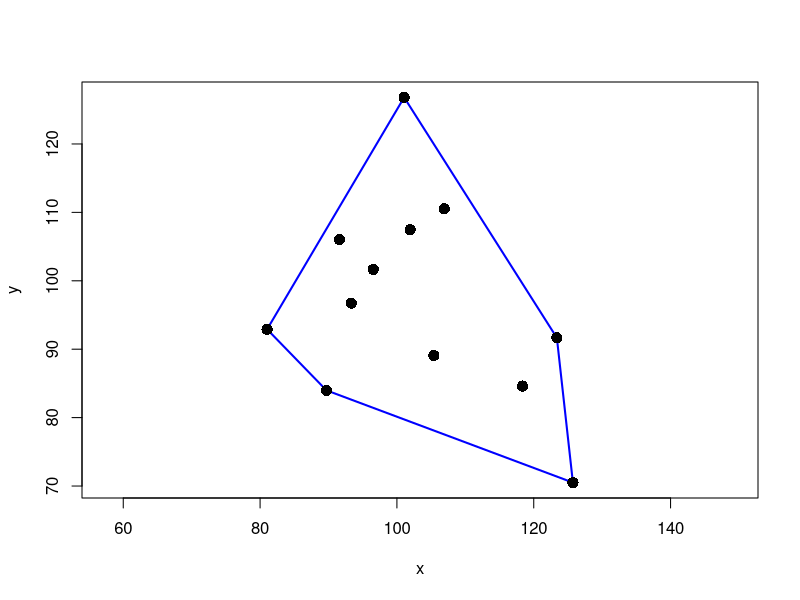
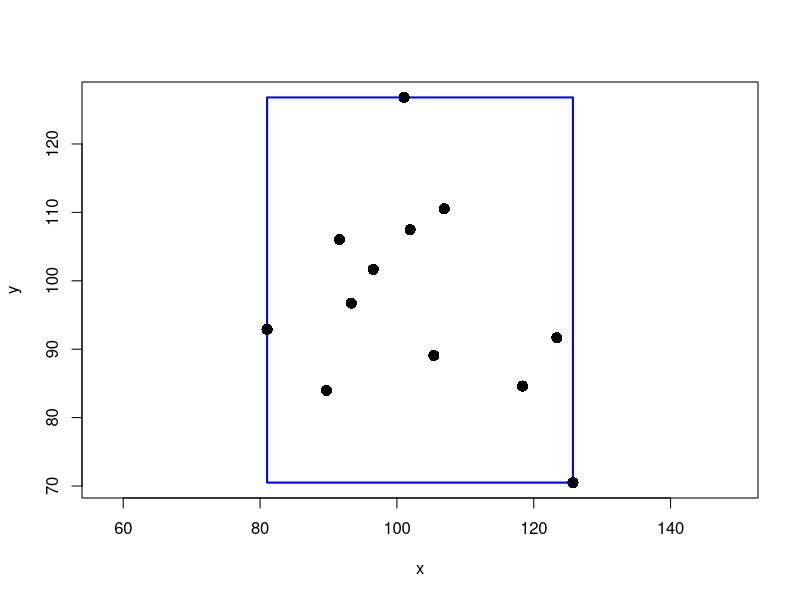
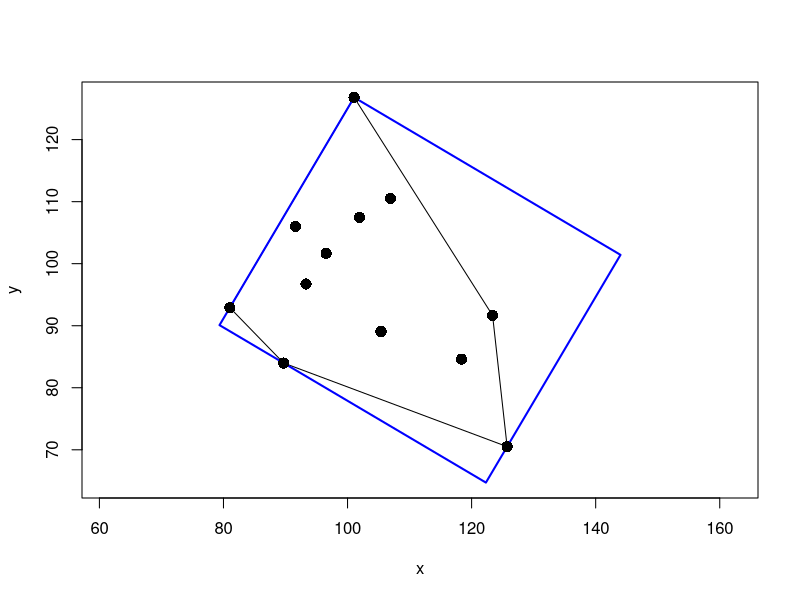
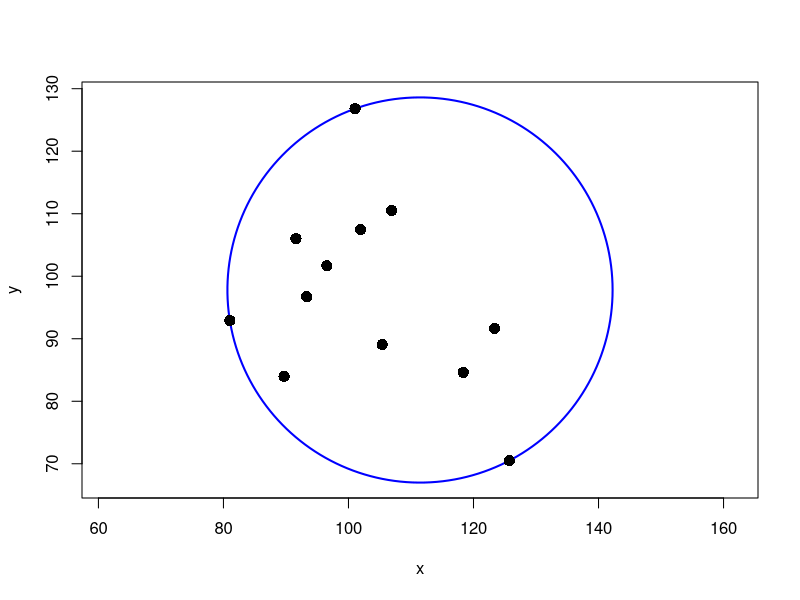

Source code (R) for these figures, in order:
## ---- chunk 1
set.seed(123)
xy      <- matrix(rnorm(24, 100, 15), ncol=2)
hullIdx <- chull(xy)
## ---- chunk 2
plot(xy, xlab="x", ylab="y", asp=1, type="n")
polygon(xy[hullIdx, ], border="blue", lwd=2)
points(xy, pch=16, cex=1.5)
## ---- chunk 3
getBoundingBox <- function(xy) {
    stopifnot(is.matrix(xy), is.numeric(xy), ncol(xy) == 2)
    x   <- range(xy[ , 1])
    y   <- range(xy[ , 2])
    pts <- c(xleft=x[1], ybottom=y[1], xright=x[2], ytop=y[2])
    return(list(pts=pts, width=abs(diff(x)), height=abs(diff(y))))
}
## ---- chunk 4
bb <- getBoundingBox(xy)
plot(xy, xlab="x", ylab="y", asp=1, type="n")
rect(bb$pts[1], bb$pts[2], bb$pts[3], bb$pts[4], border="blue", lwd="2")
points(xy, pch=16, cex=1.5)
## ---- chunk 5
bb$width * bb$height
## ---- chunk 6
getMinBBox <- function(xy) {
    stopifnot(is.matrix(xy), is.numeric(xy), nrow(xy) >= 2, ncol(xy) == 2)

    ## rotating calipers algorithm using the convex hull
    H    <- chull(xy)      ## hull indices, vertices ordered clockwise
    n    <- length(H)      ## number of hull vertices
    hull <- xy[H, ]        ## hull vertices

    ## unit basis vectors for all subspaces spanned by the hull edges
    hDir  <- diff(rbind(hull, hull[1, ])) ## hull vertices are circular
    hLens <- sqrt(rowSums(hDir^2))        ## length of basis vectors
    huDir <- diag(1/hLens) %*% hDir       ## scaled to unit length

    ## unit basis vectors for the orthogonal subspaces
    ## rotation by 90 deg -> y' = x, x' = -y
    ouDir <- cbind(-huDir[ , 2], huDir[ , 1])

    ## project hull vertices on the subspaces spanned by the hull edges, and on
    ## the subspaces spanned by their orthogonal complements - in subspace coords
    projMat <- rbind(huDir, ouDir) %*% t(hull)

    ## range of projections and corresponding width/height of bounding rectangle
    rangeH  <- matrix(numeric(n*2), ncol=2)  ## hull edge
    rangeO  <- matrix(numeric(n*2), ncol=2)  ## orthogonal subspace
    widths  <- numeric(n)
    heights <- numeric(n)

    for(i in seq(along=numeric(n))) {
        rangeH[i, ] <- range(projMat[  i, ])

        ## the orthogonal subspace is in the 2nd half of the matrix
        rangeO[i, ] <- range(projMat[n+i, ])
        widths[i]   <- abs(diff(rangeH[i, ]))
        heights[i]  <- abs(diff(rangeO[i, ]))
    }

    ## extreme projections for min-area rect in subspace coordinates
    ## hull edge leading to minimum-area
    eMin  <- which.min(widths*heights)
    hProj <- rbind(   rangeH[eMin, ], 0)
    oProj <- rbind(0, rangeO[eMin, ])

    ## move projections to rectangle corners
    hPts <- sweep(hProj, 1, oProj[ , 1], "+")
    oPts <- sweep(hProj, 1, oProj[ , 2], "+")

    ## corners in standard coordinates, rows = x,y, columns = corners
    ## in combined (4x2)-matrix: reverse point order to be usable in polygon()
    ## basis formed by hull edge and orthogonal subspace
    basis <- cbind(huDir[eMin, ], ouDir[eMin, ])
    hCorn <- basis %*% hPts
    oCorn <- basis %*% oPts
    pts   <- t(cbind(hCorn, oCorn[ , c(2, 1)]))

    ## angle of longer edge pointing up
    dPts <- diff(pts)
    e    <- dPts[which.max(rowSums(dPts^2)), ] ## one of the longer edges
    eUp  <- e * sign(e[2])       ## rotate upwards 180 deg if necessary
    deg  <- atan2(eUp[2], eUp[1])*180 / pi     ## angle in degrees

    return(list(pts=pts, width=widths[eMin], height=heights[eMin], angle=deg))
}
## ---- chunk 7
mbb <- getMinBBox(xy)       ## minimum bounding box
H   <- chull(xy)            ## convex hull

# plot original points, convex hull, and minimum bounding box
plot(xy, xlab="x", ylab="y", asp=1, type="n",
         xlim=range(c(xy[ , 1], mbb$pts[ , 1])),
         ylim=range(c(xy[ , 2], mbb$pts[ , 2])))
polygon(xy[H, ], col=NA)    ## show convex hull
polygon(mbb$pts, border="blue", lwd=2)
points(xy, pch=16, cex=1.5)
## ---- chunk 8
mbb$width * mbb$height      ## box area
mbb$angle                   ## box orientation
## ---- chunk 9
getCircleFrom3 <- function(xy) {
    stopifnot(is.matrix(xy), is.numeric(xy), nrow(xy) == 3, ncol(xy) == 2)

    aa <- xy[1,  ]
    bb <- xy[2,  ]
    cc <- xy[3,  ]
    y  <- xy[ , 2]

    xDeltaA <- bb[1] - aa[1]
    yDeltaA <- bb[2] - aa[2]
    xDeltaB <- cc[1] - bb[1]
    yDeltaB <- cc[2] - bb[2]
    xDeltaC <- cc[1] - aa[1]
    yDeltaC <- cc[2] - aa[2]

    ## check if the points are collinear: qr(xy)$rank == 1, or:
    ## determinant of difference matrix = 0, no need to use det()
    dMat <- rbind(c(xDeltaA, yDeltaA), c(xDeltaB, yDeltaB))
    determinant <- dMat[1, 1]*dMat[2, 2] - dMat[1,2]*dMat[2, 1]
    if(isTRUE(all.equal(determinant, 0, check.attributes=FALSE))) {
        ## define the circle as the one that's centered between the points
        rangeX <- range(c(aa[1], bb[1], cc[1]))
        rangeY <- range(c(aa[2], bb[2], cc[2]))
        ctr    <- c(rangeX[1] + 0.5*diff(rangeX), rangeY[1] + 0.5*diff(rangeY))
        rad    <- sqrt((0.5*diff(rangeX))^2 + (0.5*diff(rangeY))^2)
    } else {
        rad <- prod(dist(xy)) / (2 * abs(det(cbind(xy, 1))))  # circle radius
        v1  <- rowSums(xy^2)                   ## first vector in the numerator
        v2x <- c( xDeltaB, -xDeltaC,  xDeltaA) ## 2nd vector numerator for Mx
        v2y <- c(-yDeltaB,  yDeltaC, -yDeltaA) ## 2nd vector numerator for My
        ctr <- c(t(v1) %*% v2y, t(v1) %*% v2x) / (2 * (t(y) %*% v2x)) ## center
    }

    return(list(ctr=ctr, rad=rad))
}
## ---- chunk 10
getMaxRad <- function(xy, S) {
    stopifnot(is.matrix(xy), is.numeric(xy), nrow(xy) >= 2, ncol(xy) == 2)
    stopifnot(is.numeric(S), length(S) >= 2, length(S) <= nrow(xy))

    n    <- length(S)                   ## number of points
    Sidx <- seq(along=numeric(n))       ## index for points
    rads <- numeric(n)                  ## radii for all circles
    post <- (Sidx %% n) + 1             ## next point in S
    prev <- Sidx[order(post)]           ## previous point in S

    for(i in Sidx) {
        pts     <- rbind(xy[S[prev[i]], ], xy[S[i], ], xy[S[post[i]], ])
        rads[i] <- getCircleFrom3(pts)$rad ## circle radius
    }

    return(which.max(rads))
}
## ---- chunk 11
isBiggerThan90 <- function(xy) {
    stopifnot(is.matrix(xy), is.numeric(xy), nrow(xy) == 3, ncol(xy) == 2)
    d   <- dist(xy)
    dAB <- d[1]
    dAC <- d[2]
    dBC <- d[3]
    return((dAB^2 + dBC^2 - dAC^2) < 0)
}
## ---- chunk 12
getMinCircle <- function(xy) {
    stopifnot(is.matrix(xy), is.numeric(xy), nrow(xy) >= 2, ncol(xy) == 2)

    ## Skyum algorithm based on the convex hull
    H <- chull(xy)            ## hull indices (vertices ordered clockwise)
    S <- H                    ## copy that will be changed
    while(length(S) >= 2) {
        n    <- length(S)             ## number of remaining hull vertices
        Sidx <- seq(along=numeric(n)) ## index for vertices
        post <- (Sidx %% n) + 1       ## next vertex in S
        prev <- Sidx[order(post)]     ## previous vertex in S
        mIdx <- getMaxRad(xy, S)      ## idx for maximum radius

        ## triangle where mIdx is vertex B in ABC
        Smax <- rbind(xy[S[prev[mIdx]], ],
                      xy[S[mIdx], ],
                      xy[S[post[mIdx]], ])

        ## if there's only two hull vertices, we're done
        if(n <= 2) { break }

        ## check if angle(ABC) is > 90
        ## if so, eliminate B - if not, we're done
        if(isBiggerThan90(Smax)) { S <- S[-mIdx] } else { break }
    }

    return(getCircleFrom3(Smax))
}
## ---- chunk 13
mc     <- getMinCircle(xy)
angles <- seq(0, 2*pi, length.out=200)
circ   <- cbind(mc$ctr[1] + mc$rad*cos(angles),
                mc$ctr[2] + mc$rad*sin(angles))

# determine axis limits so that the circle will be visible
xLims <- mc$ctr[1] + c(-mc$rad, mc$rad)
yLims <- mc$ctr[2] + c(-mc$rad, mc$rad)
plot(xy, xlab="x", ylab="y", xlim=xLims, ylim=yLims, asp=1, type="n")
lines(circ, col="blue", lwd=2)
points(xy, pch=16, cex=1.5)
